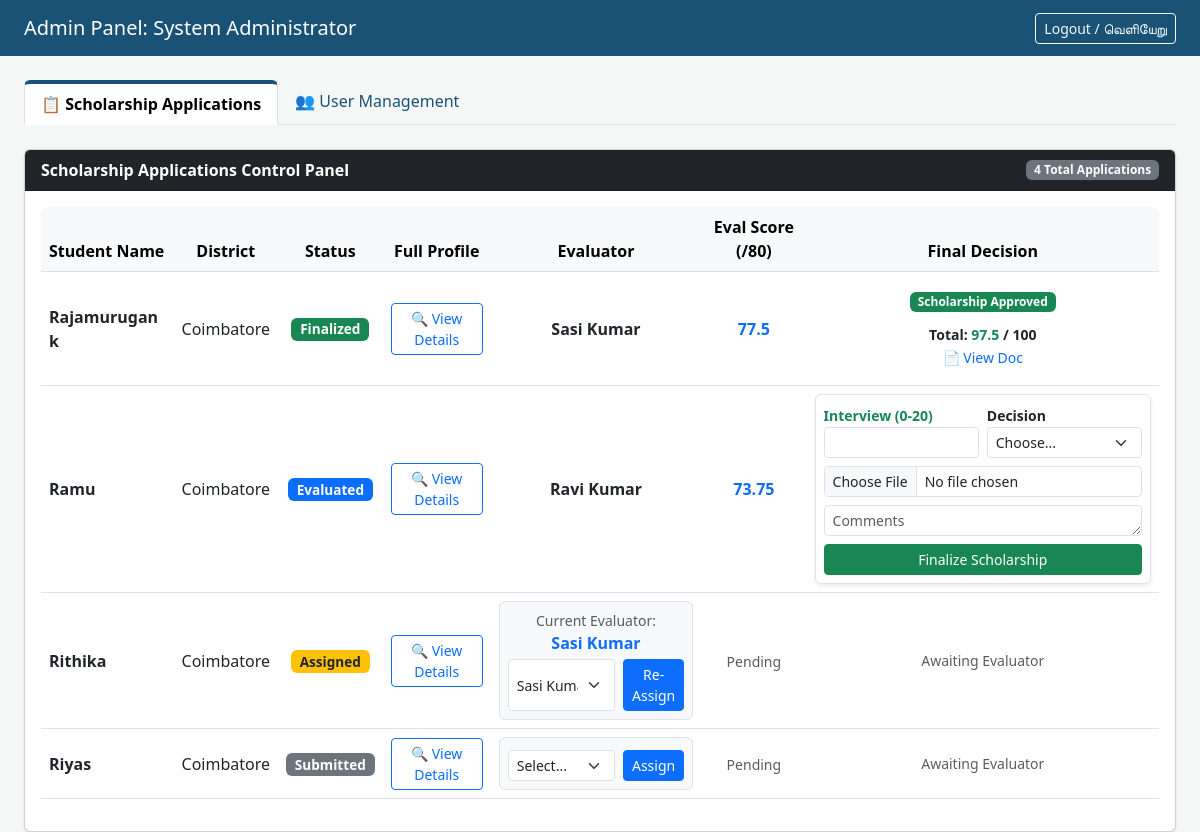
Page /dash_admin (signed in) on the committed database.
### tables this page shows
CREATE TABLE users (
        id INTEGER PRIMARY KEY AUTOINCREMENT,
        username TEXT UNIQUE NOT NULL, 
        password TEXT NOT NULL,
        role TEXT NOT NULL, 
        full_name TEXT);

CREATE TABLE applications (
        id INTEGER PRIMARY KEY AUTOINCREMENT,
        student_id INTEGER UNIQUE,
        full_name TEXT, dob TEXT, gender TEXT, 
        mobile_primary TEXT, mobile_secondary TEXT, email TEXT,
        address TEXT, district TEXT, pincode TEXT, aadhaar_number TEXT,
        aadhaar_card_file TEXT, sslc_marksheet_file TEXT, 
        hsc_marksheet_file TEXT, semester_marksheet_file TEXT,
        sslc_school TEXT, sslc_marks TEXT, sslc_percent TEXT,
        hsc_school TEXT, hsc_marks TEXT, hsc_percent TEXT,
        current_college TEXT, current_course TEXT, cgpa TEXT, semester_marks TEXT,
        father_name TEXT, father_occupation TEXT, mother_name TEXT, mother_occupation TEXT,
        dependents TEXT, annual_income TEXT, other_scholarship TEXT, 
        scholarship_details TEXT, housing_type TEXT, talents TEXT,
        ref1_name TEXT, ref1_contact TEXT, ref1_relation TEXT,
        ref2_name TEXT, ref2_contact TEXT, ref2_relation TEXT,
        written_test_pdf TEXT,
        status TEXT DEFAULT 'Submitted',
        coordinator_remarks TEXT, evaluator_score INTEGER, evaluator_remarks TEXT,
        submission_date TIMESTAMP DEFAULT CURRENT_TIMESTAMP, assigned_to INTEGER, details_marks INTEGER, comm_marks INTEGER, econ_marks INTEGER, parent_marks INTEGER, own_remarks_marks INTEGER, acad_marks INTEGER, written_marks INTEGER, talent_marks INTEGER, evaluator_recommendation TEXT, evaluator_comments TEXT, interview_marks INTEGER, final_decision TEXT, final_comments TEXT, interview_doc TEXT,
        FOREIGN KEY(student_id) REFERENCES users(id));

### app.py (the view)
@app.route('/dash_admin')
@login_required
def dash_admin():
    if session.get('role') != 'admin': return redirect(url_for('home'))
    conn = get_db()
    apps = conn.execute("SELECT a.*, u.full_name as evaluator_name FROM applications a LEFT JOIN users u ON a.assigned_to = u.id").fetchall()
    evals = conn.execute("SELECT id, username, full_name, role FROM users WHERE role != 'student'").fetchall()
    conn.close()
    return render_template('dash_admin.html', apps=apps, evaluators=evals)

### app.py (called while the page is built)
def get_db():
    conn = sqlite3.connect(DB_NAME)
    conn.row_factory = sqlite3.Row
    return conn

def login_required(f):
    @wraps(f)
    def decorated_function(*args, **kwargs):
        if 'user_id' not in session:
            return redirect(url_for('login'))
        return f(*args, **kwargs)
    return decorated_function

### templates/dash_admin.html (shortened to what this page needs)
<!DOCTYPE html>
<html lang="en">
<head>
    <link href="https://cdn.jsdelivr.net/npm/bootstrap@5.3.0/dist/css/bootstrap.min.css" rel="stylesheet">
</head>
<body>
    <nav class="navbar navbar-dark mb-4">
        <div class="container-fluid px-4">
            <span class="navbar-brand">Admin Panel: {{ session['name'] }}</span>
            <a href="{{ url_for('logout') }}" class="btn btn-outline-light btn-sm">Logout / வெளியேறு</a>
        </div>
    </nav>
    <div class="container-fluid px-4">
        <ul class="nav nav-tabs mb-4" id="adminTabs" role="tablist">
            <li class="nav-item" role="presentation">
                <button class="nav-link active" id="applications-tab" data-bs-toggle="tab" data-bs-target="#applications" type="button" role="tab">
                    📋 Scholarship Applications
                </button>
            </li>
            <li class="nav-item" role="presentation">
                <button class="nav-link" id="users-tab" data-bs-toggle="tab" data-bs-target="#users" type="button" role="tab">
                    👥 User Management
                </button>
            </li>
        </ul>
        <div class="tab-content" id="adminTabsContent">
            <div class="tab-pane fade show active" id="applications" role="tabpanel">
                <div class="card shadow-sm">
                    <div class="card-header bg-dark text-white d-flex justify-content-between align-items-center">
                        <span>Scholarship Applications Control Panel</span>
                        <span class="badge bg-secondary">{{ apps|length }} Total Applications</span>
                    </div>
                    <div class="card-body">
                        <div class="table-responsive">
                            <table class="table table-hover align-middle text-center">
                                <thead class="table-light">
                                    <tr>
                                        <th class="text-start">Student Name</th>
                                        <th>District</th>
                                        <th>Status</th>
                                        <th>Full Profile</th>
                                        <th>Evaluator</th>
                                        <th>Eval Score (/80)</th>
                                        <th style="min-width: 320px;">Final Decision</th>
                                    </tr>
                                </thead>
                                <tbody>
                                    {% for app in apps %}
                                    <tr>
                                        <td class="text-start"><div class="fw-bold">{{ app.full_name }}</div></td>
                                        <td>{{ app.district }}</td>
                                        <td>
                                            <span class="badge status-badge
                                                {% if app.status == 'Finalized' %}bg-success
                                                {% elif app.status == 'Evaluated' %}bg-primary
                                                {% elif app.status == 'Assigned' %}bg-warning text-dark
                                                {% else %}bg-secondary{% endif %}">
                                                {{ app.status }}
                                            </span>
                                        </td>
                                        <td>
                                            <a href="{{ url_for('view_application', app_id=app.id) }}" class="btn btn-outline-primary btn-sm">
                                                🔍 View Details
                                            </a>
                                        </td>
                                        <td>
                                            {% if app.status in ['Evaluated', 'Finalized'] %}
                                                <div class="fw-bold text-dark">{{ app.evaluator_name }}</div>
                                            {% else %}
                                                <form action="{{ url_for('assign_evaluator') }}" method="POST" class="p-2 border rounded bg-light">
                                                    {% if app.assigned_to %}
                                                        <div class="mb-1">
                                                            <small class="text-muted d-block">Current Evaluator:</small>
                                                            <span class="fw-bold text-primary">{{ app.evaluator_name }}</span>
                                                        </div>
                                                    {% endif %}
                                                    <div class="d-flex gap-2 justify-content-center mt-1">
                                                        <select name="evaluator_id" class="form-select form-select-sm" style="max-width: 140px;" required>
                                                            <option value="">{% if app.assigned_to %}Change...{% else %}Select...{% endif %}</option>
                                                            {% for ev in evaluators %}
                                                                {% set ev_role = ev.role or ev['role'] %}
                                                                {% if ev_role == 'evaluator' %}
                                                                <option value="{{ ev.id or ev['id'] }}" {% if app.assigned_to == (ev.id or ev['id']) %}selected{% endif %}>
                                                                    {{ ev.full_name or ev['full_name'] }}
                                                                </option>
                                                                {% endif %}
                                                            {% endfor %}
                                                        </select>
                                                        <button type="submit" class="btn btn-primary btn-sm">
                                                            {% if app.assigned_to %}Re-Assign{% else %}Assign{% endif %}
                                                        </button>
                                                    </div>
                                                </form>
                                            {% endif %}
                                        </td>
                                        <td>
                                            {% if app.evaluator_score %}
                                                <span class="fw-bold text-primary">{{ app.evaluator_score }}</span>
                                            {% else %}
                                                <span class="text-muted small">Pending</span>
                                            {% endif %}
                                        </td>
                                        <td>
                                            {% if app.status == 'Evaluated' %}
                                            <form action="/final_approval" method="POST" enctype="multipart/form-data" class="p-2 border rounded bg-white shadow-sm text-start">
                                                <div class="row g-2 mb-2">
                                                    <div class="col-6">
                                                        <label class="small fw-bold text-success">Interview (0-20)</label>
                                                        <input type="number" name="interview_marks" class="form-control form-control-sm" max="20" required>
                                                    </div>
                                                    <div class="col-6">
                                                        <label class="small fw-bold">Decision</label>
                                                        <select name="final_decision" class="form-select form-select-sm" required>
                                                            <option value="">Choose...</option>
                                                        </select>
                                                    </div>
                                                </div>
                                                <div class="mb-2">
                                                    <input type="file" name="interview_doc" class="form-control form-control-sm" accept=".pdf" required>
                                                </div>
                                                <textarea name="final_comments" class="form-control form-control-sm mb-2" rows="1" placeholder="Comments" required></textarea>
                                                <button type="submit" class="btn btn-success btn-sm w-100">Finalize Scholarship</button>
                                            </form>
                                            {% elif app.status == 'Finalized' %}
                                            <div class="text-center p-2">
                                                <span class="badge bg-success mb-2">{{ app.final_decision }}</span><br>
                                                <div class="mt-1 small fw-bold text-dark">
                                                    Total: <span class="text-success">{{ (app.evaluator_score|float + (app.interview_marks|default(0)|float))|round(2) }}</span> / 100
                                                </div>
                                                <a href="{{ url_for('download', filename=app.interview_doc) }}" target="_blank" class="small text-decoration-none">📄 View Doc</a>
                                            </div>
                                            {% else %}
                                            <div class="text-center py-2 text-muted small italic">Awaiting Evaluator</div>
                                            {% endif %}
                                        </td>
                                    </tr>
                                    {% endfor %}
                                </tbody>
                            </table>
                        </div>
                    </div>
                </div>
            </div>
        </div>
    </div>
</body>
</html>

### templates/dash_admin.html (style rules this page uses)
body { background-color: #f4f7f6; }
.navbar { background-color: #1a5276; }
.nav-tabs .nav-link { color: #1a5276; font-weight: 500; }
.nav-tabs .nav-link.active { font-weight: bold; border-top: 4px solid #1a5276; }
.card-header { font-weight: bold; }
.table-responsive { background: white; border-radius: 8px; }
.status-badge { font-size: 0.85rem; }

### rows in the picture
users: name "System Administrator"
applications: full_name "Rajamurugan k", district "Coimbatore", status "Finalized", evaluator_name "Sasi Kumar", evaluator_score "77.5", final_decision "Scholarship Approved", evaluator_score+interview_marks "97.5"
applications: full_name "Ramu", district "Coimbatore", status "Evaluated", evaluator_name "Ravi Kumar", evaluator_score "73.75"
applications: full_name "Rithika", district "Coimbatore", status "Assigned", evaluator_name "Sasi Kumar", evaluator_id "Sasi Kumar", shows "Re-Assign", shows "Pending", shows "Awaiting Evaluator"
applications: full_name "Riyas", district "Coimbatore", status "Submitted", shows "Assign", shows "Pending", shows "Awaiting Evaluator"

### other values in the picture
{{ apps|length }} "4"
